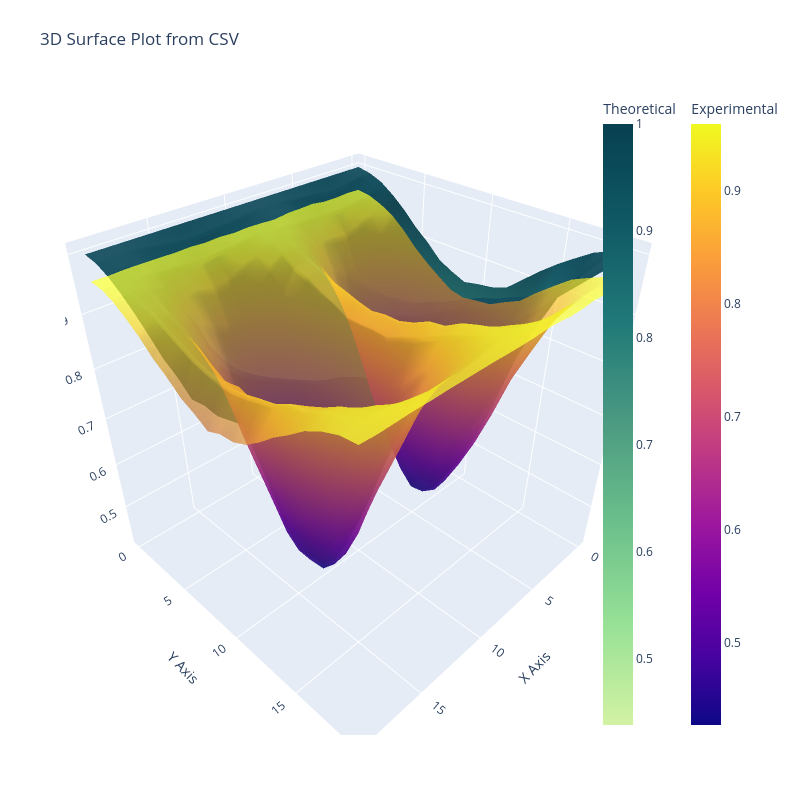

The notebook cell saved with this chart:
### Code cell
N_data=10

theta_FSS = np.linspace(0,2*pi,N_data)
beta_angle = np.linspace(0,pi,N_data)
alpha = pi/16

experiment_number = 1
model = np.array([[analytical(theta=t,beta=b, alpha=alpha) for b in beta_angle] for t in theta_FSS])

experiment = pd.read_csv('./runs/'+'9_E91_data_20x20_mesh_4.5E+04_states_AER_SIM_17_03_2026_12_20_26'+'.csv', header=None).dropna(axis=1,how='all').values
experiment_noisy = pd.read_csv('./runs/'+'9_NOISY_20x20_mesh_4.5E+04_states_AER_SIM_19_03_2026_12_15_57'+'.csv', header=None).dropna(axis=1,how='all').values
#print (f"R2 = {r2(y_true=model,y_pred=experiment)}")
plot_surface_from_csv(experiment,experiment_noisy)

### Figure 1 — Plotly figure (JSON) as saved in the notebook; plotly's stock layout.template omitted (floating-point values rounded to 4 significant figures; data arrays with more than 128 entries replaced by an {"elided": "..."} marker saying what was removed)
{"data": [{"colorbar": {"title": {"text": "Theoretical"}, "x": 0.9}, "colorscale": [[0, "rgb(211, 242, 163)"], [0.1667, "rgb(151, 225, 150)"], [0.3333, "rgb(108, 192, 139)"], [0.5, "rgb(76, 155, 130)"], [0.6667, "rgb(33, 122, 121)"], [0.8333, "rgb(16, 89, 101)"], [1, "rgb(7, 64, 80)"]], "name": "Model", "opacity": 0.95, "type": "surface", "z": {"elided": "20x20 float values"}}, {"colorbar": {"title": {"text": "Experimental"}, "x": 1.05}, "name": "Experimental", "opacity": 0.7, "type": "surface", "z": {"elided": "20x20 float values"}}], "layout": {"autosize": false, "height": 800, "margin": {"b": 65, "l": 65, "r": 50, "t": 90}, "scene": {"xaxis": {"title": {"text": "X Axis"}}, "yaxis": {"title": {"text": "Y Axis"}}, "zaxis": {"title": {"text": "Z Axis"}}}, "title": {"text": "3D Surface Plot from CSV"}, "width": 800}}
